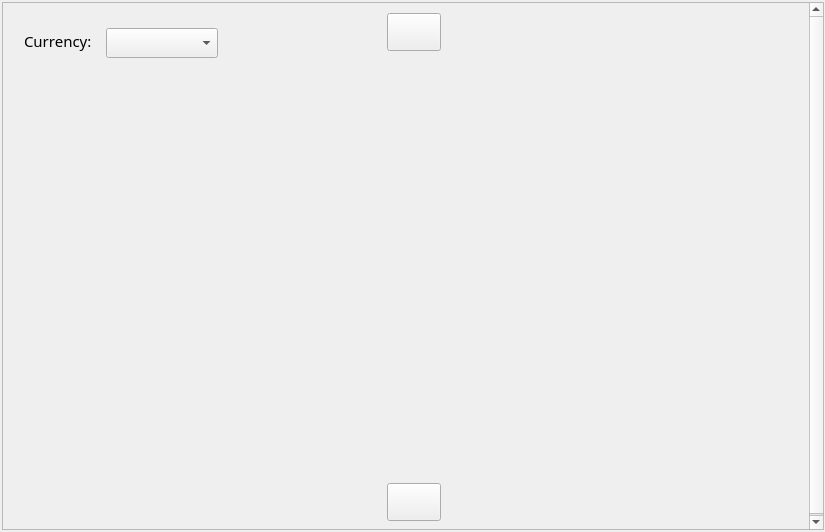
<?xml version="1.0" encoding="UTF-8"?>
<ui version="4.0">
 <class>HomePage</class>
 <widget class="QWidget" name="HomePage">
  <property name="geometry">
   <rect>
    <x>0</x>
    <y>0</y>
    <width>825</width>
    <height>532</height>
   </rect>
  </property>
  <property name="windowTitle">
   <string>Form</string>
  </property>
  <widget class="HomePageScrollArea" name="scrollArea">
   <property name="geometry">
    <rect>
     <x>2</x>
     <y>2</y>
     <width>822</width>
     <height>528</height>
    </rect>
   </property>
   <property name="horizontalScrollBarPolicy">
    <enum>Qt::ScrollBarAlwaysOff</enum>
   </property>
   <property name="widgetResizable">
    <bool>false</bool>
   </property>
   <widget class="QWidget" name="scrollAreaWidgetContents">
    <property name="geometry">
     <rect>
      <x>0</x>
      <y>0</y>
      <width>820</width>
      <height>528</height>
     </rect>
    </property>
    <widget class="QPushButton" name="forwardUpBtn">
     <property name="geometry">
      <rect>
       <x>384</x>
       <y>10</y>
       <width>54</width>
       <height>38</height>
      </rect>
     </property>
     <property name="text">
      <string/>
     </property>
     <property name="iconSize">
      <size>
       <width>54</width>
       <height>38</height>
      </size>
     </property>
    </widget>
    <widget class="QComboBox" name="currencyTypeBox">
     <property name="geometry">
      <rect>
       <x>103</x>
       <y>25</y>
       <width>112</width>
       <height>30</height>
      </rect>
     </property>
     <property name="font">
      <font>
       <family>微软雅黑</family>
       <pointsize>11</pointsize>
       <weight>50</weight>
       <bold>false</bold>
      </font>
     </property>
     <property name="focusPolicy">
      <enum>Qt::NoFocus</enum>
     </property>
     <property name="acceptDrops">
      <bool>false</bool>
     </property>
     <property name="autoFillBackground">
      <bool>false</bool>
     </property>
     <property name="styleSheet">
      <string notr="true"/>
     </property>
     <property name="editable">
      <bool>false</bool>
     </property>
     <property name="currentText">
      <string/>
     </property>
     <property name="currentIndex">
      <number>-1</number>
     </property>
     <property name="sizeAdjustPolicy">
      <enum>QComboBox::AdjustToContentsOnFirstShow</enum>
     </property>
     <property name="minimumContentsLength">
      <number>0</number>
     </property>
     <property name="frame">
      <bool>true</bool>
     </property>
     <property name="modelColumn">
      <number>0</number>
     </property>
    </widget>
    <widget class="QLabel" name="label">
     <property name="geometry">
      <rect>
       <x>21</x>
       <y>28</y>
       <width>81</width>
       <height>20</height>
      </rect>
     </property>
     <property name="font">
      <font>
       <family>微软雅黑</family>
       <pointsize>11</pointsize>
       <weight>50</weight>
       <bold>false</bold>
      </font>
     </property>
     <property name="text">
      <string>Currency:</string>
     </property>
    </widget>
    <widget class="QPushButton" name="forwardDownBtn">
     <property name="geometry">
      <rect>
       <x>384</x>
       <y>480</y>
       <width>54</width>
       <height>38</height>
      </rect>
     </property>
     <property name="text">
      <string/>
     </property>
     <property name="iconSize">
      <size>
       <width>54</width>
       <height>38</height>
      </size>
     </property>
    </widget>
   </widget>
  </widget>
 </widget>
 <customwidgets>
  <customwidget>
   <class>HomePageScrollArea</class>
   <extends>QScrollArea</extends>
   <header>homepagescrollarea.h</header>
   <container>1</container>
  </customwidget>
 </customwidgets>
 <resources/>
 <connections/>
</ui>
